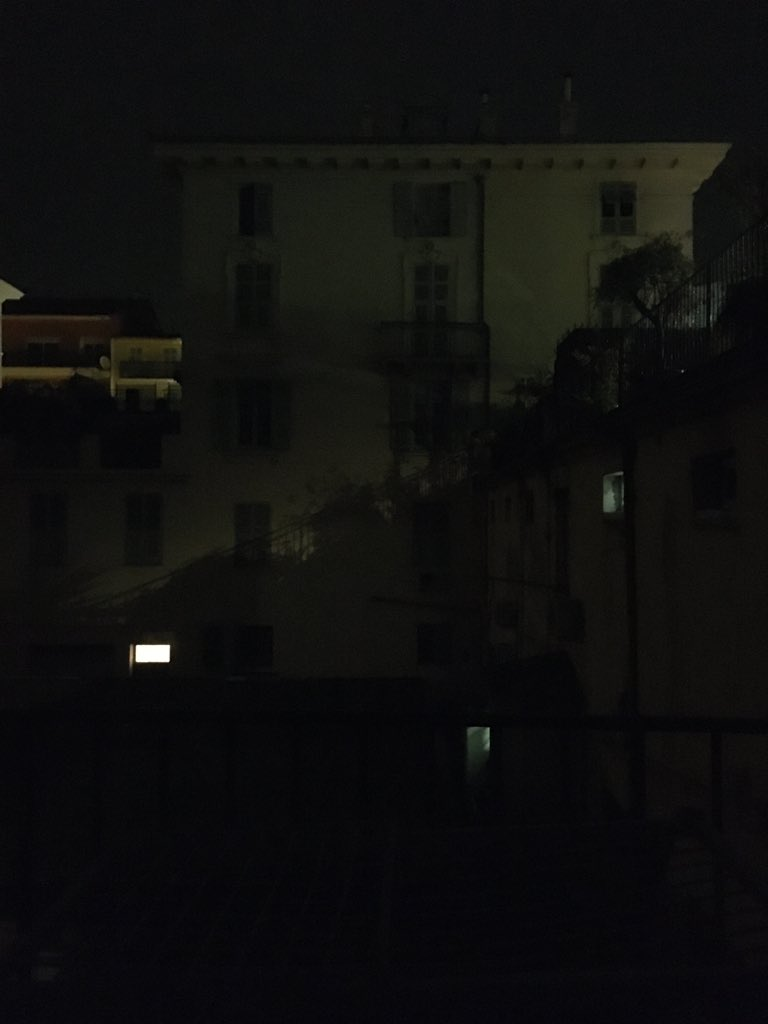
#> input picture Image Enhancing/image1.jpg, 768 x 1024 px
$ jupyter execute Image_enhancing.ipynb
#> lines starting #> are read from the running program, lines starting #| are printed output that depends on the picture
[cell 1]
import cv2
import numpy as np
import matplotlib.pyplot as plt

[cell 2]
# Poor quality image.
display_1 = cv2.imread('image1.jpg')
#> display_1 is the input picture: shape (1024, 768, 3); mean B, G, R 14.5, 15.2, 15.1
plt.imshow(display_1)

[cell 3]
#converting to RGB
display_1= cv2.cvtColor(display_1, cv2.COLOR_BGR2RGB)
plt.figure(figsize=(9,9))
plt.imshow(display_1)

[cell 4]
# Image1 shape
display_1.shape
#> Out = (1024, 768, 3)

[cell 5]
color = ('r','g','b')
for i,col in enumerate(color):
    hist = cv2.calcHist([display_1],[i],None,[256],[0,256])
    plt.plot(hist,color = col)
    plt.xlim([0,768])
    plt.ylim([0,100000])
plt.show()
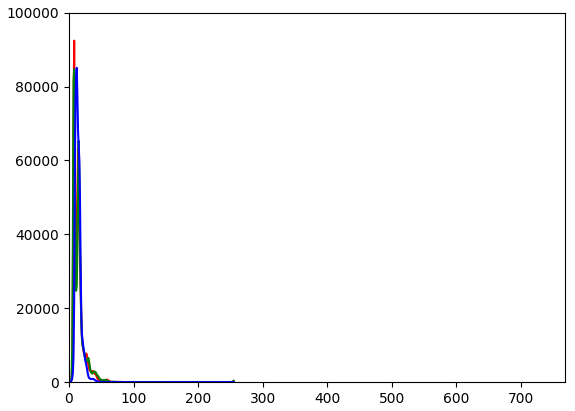
#> figure drawn by matplotlib, 1 panel; curve peaks at x = 8, y = 92404; curve peaks at x = 8, y = 84629; curve peaks at x = 12, y = 85052

[cell 6]
# There is an uneven color distribution, the number of pixels peaks to almost 85000 from the range of 0-50 and the tonal scale is not well spread.

[cell 7]
# High quality image
review = cv2.imread('image1b.jpg')
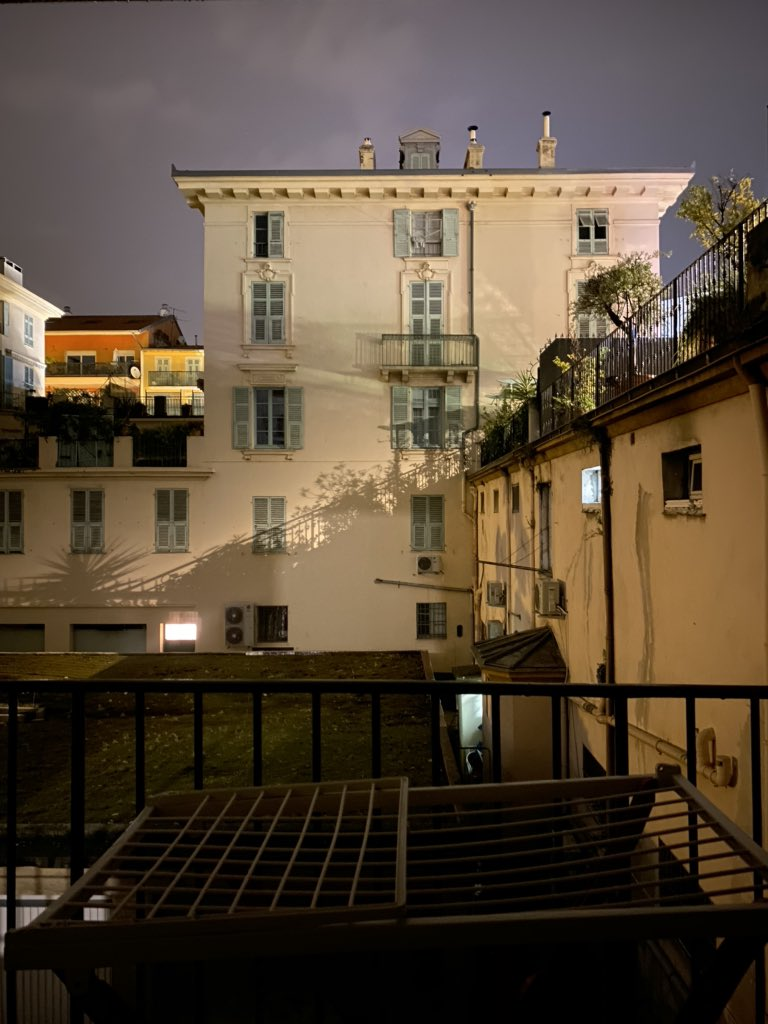
#> input picture Image Enhancing/image1b.jpg, 768 x 1024 px
#> review is the input picture: shape (1024, 768, 3); mean B, G, R 57.5, 73.8, 87.8
plt.imshow(review)

[cell 8]
#converting to RGB
review = cv2.cvtColor(review, cv2.COLOR_BGR2RGB)
plt.figure(figsize=(9,9))
plt.imshow(review)

[cell 9]
# Image1b shape
review.shape
#> Out = (1024, 768, 3)

[cell 10]
color = ('r','g','b')
for i,col in enumerate(color):
    histr = cv2.calcHist([review],[i],None,[256],[0,256])
    plt.plot(histr,color = col)
    plt.xlim([0,768])
    plt.ylim([0,100000])
plt.show()
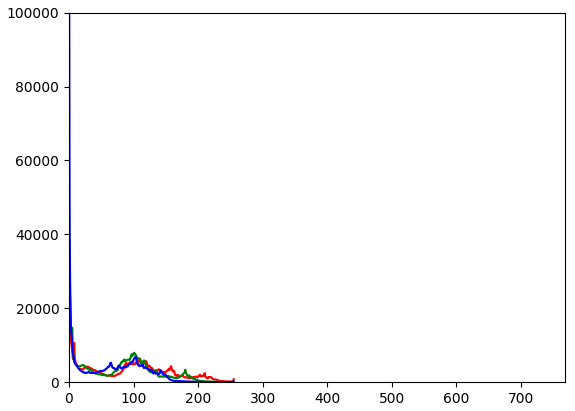
#> figure drawn by matplotlib, 1 panel; curve peaks at x = 0, y = 32809; curve peaks at x = 0, y = 49128; curve peaks at x = 0, y = 129873

[cell 11]
# The color distribution of the high quality image shows that the tonal scale was well spread, this is indicated by the x axis as well as the number of pixels indicated by the y-axis

[cell 12]
# Trying to see if I can get the same effect for the poor quality image.

[cell 13]
# Creating a function that applys a kernel
def applykernel(image, kernel):

    output = cv2.filter2D(image,-1,kernel)
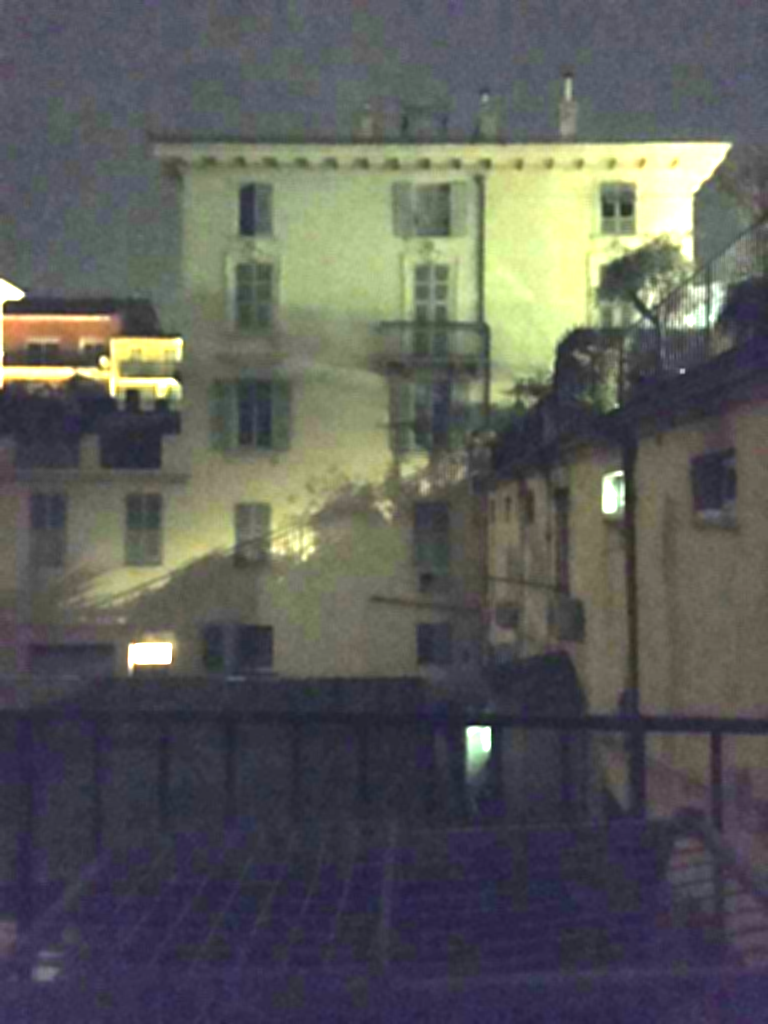
#> output: shape (1024, 768, 3); mean R, G, B 91.7, 92.6, 89.5

    return output

[cell 14]
# kernel_1
kernel_1 = np.ones((5, 5)) * (2.5 /10)# the lower the denominator the brighter image, the higher the denominator the darker the image
display_2 = applykernel(display_1, kernel_1)
plt.imshow(display_2)

[cell 15]
color = ('r','g','b')
for i,col in enumerate(color):
    histr = cv2.calcHist([display_2],[i],None,[256],[0,256])
    plt.plot(histr,color = col)
    plt.xlim([0,768])
    plt.ylim([0,100000])
plt.show()
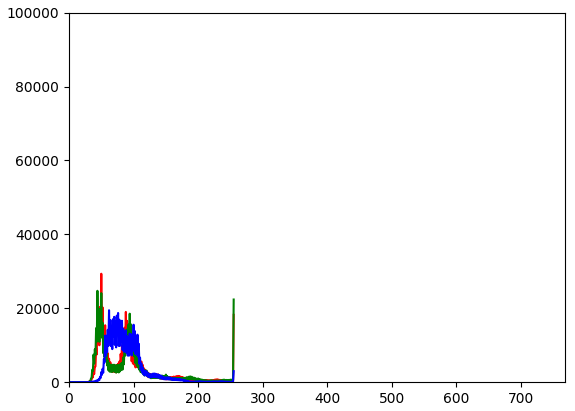
#> figure drawn by matplotlib, 1 panel; curve peaks at x = 50, y = 29346; curve peaks at x = 44, y = 24725; curve peaks at x = 62, y = 19470
